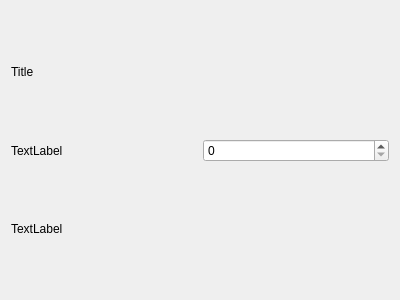
<?xml version="1.0" encoding="UTF-8"?>
<ui version="4.0">
 <class>TitleEditingWidget</class>
 <widget class="QWidget" name="TitleEditingWidget">
  <property name="geometry">
   <rect>
    <x>0</x>
    <y>0</y>
    <width>400</width>
    <height>300</height>
   </rect>
  </property>
  <property name="windowTitle">
   <string>Form</string>
  </property>
  <layout class="QVBoxLayout" name="verticalLayout">
   <item>
    <layout class="QGridLayout" name="gridLayout">
     <item row="1" column="1">
      <widget class="QSpinBox" name="titleFontSizeSpinBox"/>
     </item>
     <item row="0" column="1">
      <widget class="LineEditWithUnicodeDialog" name="titleEditWidget" native="true"/>
     </item>
     <item row="0" column="0">
      <widget class="QLabel" name="label">
       <property name="text">
        <string>Title</string>
       </property>
      </widget>
     </item>
     <item row="1" column="0">
      <widget class="QLabel" name="label_2">
       <property name="text">
        <string>TextLabel</string>
       </property>
      </widget>
     </item>
     <item row="2" column="0">
      <widget class="QLabel" name="label_3">
       <property name="text">
        <string>TextLabel</string>
       </property>
      </widget>
     </item>
     <item row="2" column="1">
      <widget class="ColorChoiseWidget" name="titleColorWidget" native="true"/>
     </item>
    </layout>
   </item>
  </layout>
 </widget>
 <customwidgets>
  <customwidget>
   <class>LineEditWithUnicodeDialog</class>
   <extends>QWidget</extends>
   <header>commonWidgets/lineeditwithunicodedialog.h</header>
   <container>1</container>
  </customwidget>
  <customwidget>
   <class>ColorChoiseWidget</class>
   <extends>QWidget</extends>
   <header location="global">commonWidgets/colorchoisewidget.h</header>
   <container>1</container>
  </customwidget>
 </customwidgets>
 <resources/>
 <connections/>
</ui>
